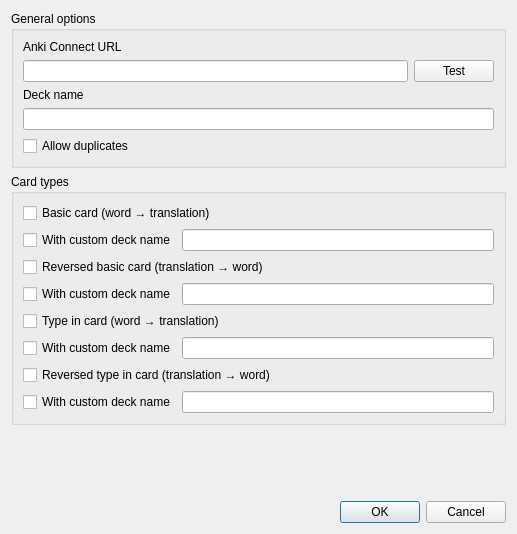
<?xml version="1.0" encoding="UTF-8"?>
<ui version="4.0">
 <class>SettingsDialog</class>
 <widget class="QDialog" name="SettingsDialog">
  <property name="geometry">
   <rect>
    <x>0</x>
    <y>0</y>
    <width>517</width>
    <height>534</height>
   </rect>
  </property>
  <property name="windowTitle">
   <string>Anki plugin settings</string>
  </property>
  <layout class="QVBoxLayout" name="verticalLayout_6">
   <item>
    <widget class="QGroupBox" name="groupBox">
     <property name="title">
      <string>General options</string>
     </property>
     <layout class="QVBoxLayout" name="verticalLayout">
      <item>
       <widget class="QLabel" name="connectUrlLabel">
        <property name="text">
         <string>Anki Connect URL</string>
        </property>
       </widget>
      </item>
      <item>
       <layout class="QHBoxLayout" name="horizontalLayout_5">
        <item>
         <widget class="QLineEdit" name="connectUrlEdit">
          <property name="text">
           <string/>
          </property>
         </widget>
        </item>
        <item>
         <widget class="QPushButton" name="connectTestButton">
          <property name="text">
           <string>Test</string>
          </property>
          <property name="checkable">
           <bool>true</bool>
          </property>
          <property name="checked">
           <bool>false</bool>
          </property>
         </widget>
        </item>
       </layout>
      </item>
      <item>
       <widget class="QLabel" name="deckNameLabel">
        <property name="text">
         <string>Deck name</string>
        </property>
       </widget>
      </item>
      <item>
       <widget class="QLineEdit" name="deckNameEdit">
        <property name="text">
         <string/>
        </property>
       </widget>
      </item>
      <item>
       <widget class="QCheckBox" name="allowDuplicatesBox">
        <property name="text">
         <string>Allow duplicates</string>
        </property>
       </widget>
      </item>
     </layout>
    </widget>
   </item>
   <item>
    <widget class="QGroupBox" name="groupBox_2">
     <property name="title">
      <string>Card types</string>
     </property>
     <layout class="QVBoxLayout" name="verticalLayout_5">
      <item>
       <widget class="QCheckBox" name="basicCardBox">
        <property name="text">
         <string>Basic card (word → translation)</string>
        </property>
       </widget>
      </item>
      <item>
       <widget class="QWidget" name="basicCardDeckNameWidget" native="true">
        <layout class="QHBoxLayout" name="horizontalLayout">
         <property name="spacing">
          <number>-1</number>
         </property>
         <property name="leftMargin">
          <number>0</number>
         </property>
         <property name="topMargin">
          <number>0</number>
         </property>
         <property name="rightMargin">
          <number>0</number>
         </property>
         <property name="bottomMargin">
          <number>0</number>
         </property>
         <item>
          <widget class="QCheckBox" name="basicCardDeckNameBox">
           <property name="text">
            <string>With custom deck name</string>
           </property>
          </widget>
         </item>
         <item>
          <widget class="QLineEdit" name="basicCardDeckNameEdit">
           <property name="text">
            <string/>
           </property>
          </widget>
         </item>
        </layout>
       </widget>
      </item>
      <item>
       <widget class="QCheckBox" name="reversedBasicCardBox">
        <property name="text">
         <string>Reversed basic card (translation → word)</string>
        </property>
       </widget>
      </item>
      <item>
       <widget class="QWidget" name="reversedBasicCardDeckNameWidget" native="true">
        <layout class="QHBoxLayout" name="horizontalLayout_2">
         <property name="spacing">
          <number>-1</number>
         </property>
         <property name="leftMargin">
          <number>0</number>
         </property>
         <property name="topMargin">
          <number>0</number>
         </property>
         <property name="rightMargin">
          <number>0</number>
         </property>
         <property name="bottomMargin">
          <number>0</number>
         </property>
         <item>
          <widget class="QCheckBox" name="reversedBasicCardDeckNameBox">
           <property name="text">
            <string>With custom deck name</string>
           </property>
          </widget>
         </item>
         <item>
          <widget class="QLineEdit" name="reversedBasicCardDeckNameEdit">
           <property name="text">
            <string/>
           </property>
          </widget>
         </item>
        </layout>
       </widget>
      </item>
      <item>
       <widget class="QCheckBox" name="typeInCardBox">
        <property name="text">
         <string>Type in card (word → translation)</string>
        </property>
       </widget>
      </item>
      <item>
       <widget class="QWidget" name="typeInCardDeckNameWidget" native="true">
        <layout class="QHBoxLayout" name="horizontalLayout_3">
         <property name="spacing">
          <number>-1</number>
         </property>
         <property name="leftMargin">
          <number>0</number>
         </property>
         <property name="topMargin">
          <number>0</number>
         </property>
         <property name="rightMargin">
          <number>0</number>
         </property>
         <property name="bottomMargin">
          <number>0</number>
         </property>
         <item>
          <widget class="QCheckBox" name="typeInCardDeckNameBox">
           <property name="text">
            <string>With custom deck name</string>
           </property>
          </widget>
         </item>
         <item>
          <widget class="QLineEdit" name="typeInCardDeckNameEdit">
           <property name="text">
            <string/>
           </property>
          </widget>
         </item>
        </layout>
       </widget>
      </item>
      <item>
       <widget class="QCheckBox" name="reversedTypeInCardBox">
        <property name="text">
         <string>Reversed type in card (translation → word)</string>
        </property>
       </widget>
      </item>
      <item>
       <widget class="QWidget" name="reversedTypeInCardDeckNameWidget" native="true">
        <layout class="QHBoxLayout" name="horizontalLayout_4">
         <property name="leftMargin">
          <number>0</number>
         </property>
         <property name="topMargin">
          <number>0</number>
         </property>
         <property name="rightMargin">
          <number>0</number>
         </property>
         <property name="bottomMargin">
          <number>0</number>
         </property>
         <item>
          <widget class="QCheckBox" name="reversedTypeInCardDeckNameBox">
           <property name="text">
            <string>With custom deck name</string>
           </property>
          </widget>
         </item>
         <item>
          <widget class="QLineEdit" name="reversedTypeInCardDeckNameEdit">
           <property name="text">
            <string/>
           </property>
          </widget>
         </item>
        </layout>
       </widget>
      </item>
     </layout>
    </widget>
   </item>
   <item>
    <spacer name="verticalSpacer">
     <property name="orientation">
      <enum>Qt::Vertical</enum>
     </property>
     <property name="sizeHint" stdset="0">
      <size>
       <width>20</width>
       <height>31</height>
      </size>
     </property>
    </spacer>
   </item>
   <item>
    <widget class="QDialogButtonBox" name="buttonBox">
     <property name="orientation">
      <enum>Qt::Horizontal</enum>
     </property>
     <property name="standardButtons">
      <set>QDialogButtonBox::Cancel|QDialogButtonBox::Ok</set>
     </property>
    </widget>
   </item>
  </layout>
 </widget>
 <resources>
  <include location="pixmaps/pixmaps.qrc"/>
 </resources>
 <connections>
  <connection>
   <sender>buttonBox</sender>
   <signal>accepted()</signal>
   <receiver>SettingsDialog</receiver>
   <slot>accept()</slot>
   <hints>
    <hint type="sourcelabel">
     <x>169</x>
     <y>517</y>
    </hint>
    <hint type="destinationlabel">
     <x>157</x>
     <y>274</y>
    </hint>
   </hints>
  </connection>
  <connection>
   <sender>buttonBox</sender>
   <signal>rejected()</signal>
   <receiver>SettingsDialog</receiver>
   <slot>reject()</slot>
   <hints>
    <hint type="sourcelabel">
     <x>169</x>
     <y>517</y>
    </hint>
    <hint type="destinationlabel">
     <x>286</x>
     <y>274</y>
    </hint>
   </hints>
  </connection>
  <connection>
   <sender>basicCardDeckNameBox</sender>
   <signal>toggled(bool)</signal>
   <receiver>basicCardDeckNameEdit</receiver>
   <slot>setEnabled(bool)</slot>
   <hints>
    <hint type="sourcelabel">
     <x>167</x>
     <y>239</y>
    </hint>
    <hint type="destinationlabel">
     <x>283</x>
     <y>240</y>
    </hint>
   </hints>
  </connection>
  <connection>
   <sender>reversedBasicCardDeckNameBox</sender>
   <signal>toggled(bool)</signal>
   <receiver>reversedBasicCardDeckNameEdit</receiver>
   <slot>setEnabled(bool)</slot>
   <hints>
    <hint type="sourcelabel">
     <x>123</x>
     <y>304</y>
    </hint>
    <hint type="destinationlabel">
     <x>338</x>
     <y>309</y>
    </hint>
   </hints>
  </connection>
  <connection>
   <sender>typeInCardDeckNameBox</sender>
   <signal>toggled(bool)</signal>
   <receiver>typeInCardDeckNameEdit</receiver>
   <slot>setEnabled(bool)</slot>
   <hints>
    <hint type="sourcelabel">
     <x>178</x>
     <y>370</y>
    </hint>
    <hint type="destinationlabel">
     <x>301</x>
     <y>369</y>
    </hint>
   </hints>
  </connection>
  <connection>
   <sender>reversedTypeInCardDeckNameBox</sender>
   <signal>toggled(bool)</signal>
   <receiver>reversedTypeInCardDeckNameEdit</receiver>
   <slot>setEnabled(bool)</slot>
   <hints>
    <hint type="sourcelabel">
     <x>198</x>
     <y>428</y>
    </hint>
    <hint type="destinationlabel">
     <x>279</x>
     <y>428</y>
    </hint>
   </hints>
  </connection>
  <connection>
   <sender>basicCardBox</sender>
   <signal>toggled(bool)</signal>
   <receiver>basicCardDeckNameWidget</receiver>
   <slot>setEnabled(bool)</slot>
   <hints>
    <hint type="sourcelabel">
     <x>106</x>
     <y>206</y>
    </hint>
    <hint type="destinationlabel">
     <x>126</x>
     <y>231</y>
    </hint>
   </hints>
  </connection>
  <connection>
   <sender>reversedBasicCardBox</sender>
   <signal>toggled(bool)</signal>
   <receiver>reversedBasicCardDeckNameWidget</receiver>
   <slot>setEnabled(bool)</slot>
   <hints>
    <hint type="sourcelabel">
     <x>82</x>
     <y>266</y>
    </hint>
    <hint type="destinationlabel">
     <x>85</x>
     <y>291</y>
    </hint>
   </hints>
  </connection>
  <connection>
   <sender>typeInCardBox</sender>
   <signal>toggled(bool)</signal>
   <receiver>typeInCardDeckNameWidget</receiver>
   <slot>setEnabled(bool)</slot>
   <hints>
    <hint type="sourcelabel">
     <x>104</x>
     <y>332</y>
    </hint>
    <hint type="destinationlabel">
     <x>105</x>
     <y>353</y>
    </hint>
   </hints>
  </connection>
  <connection>
   <sender>reversedTypeInCardBox</sender>
   <signal>toggled(bool)</signal>
   <receiver>reversedTypeInCardDeckNameWidget</receiver>
   <slot>setEnabled(bool)</slot>
   <hints>
    <hint type="sourcelabel">
     <x>153</x>
     <y>391</y>
    </hint>
    <hint type="destinationlabel">
     <x>156</x>
     <y>413</y>
    </hint>
   </hints>
  </connection>
 </connections>
</ui>
